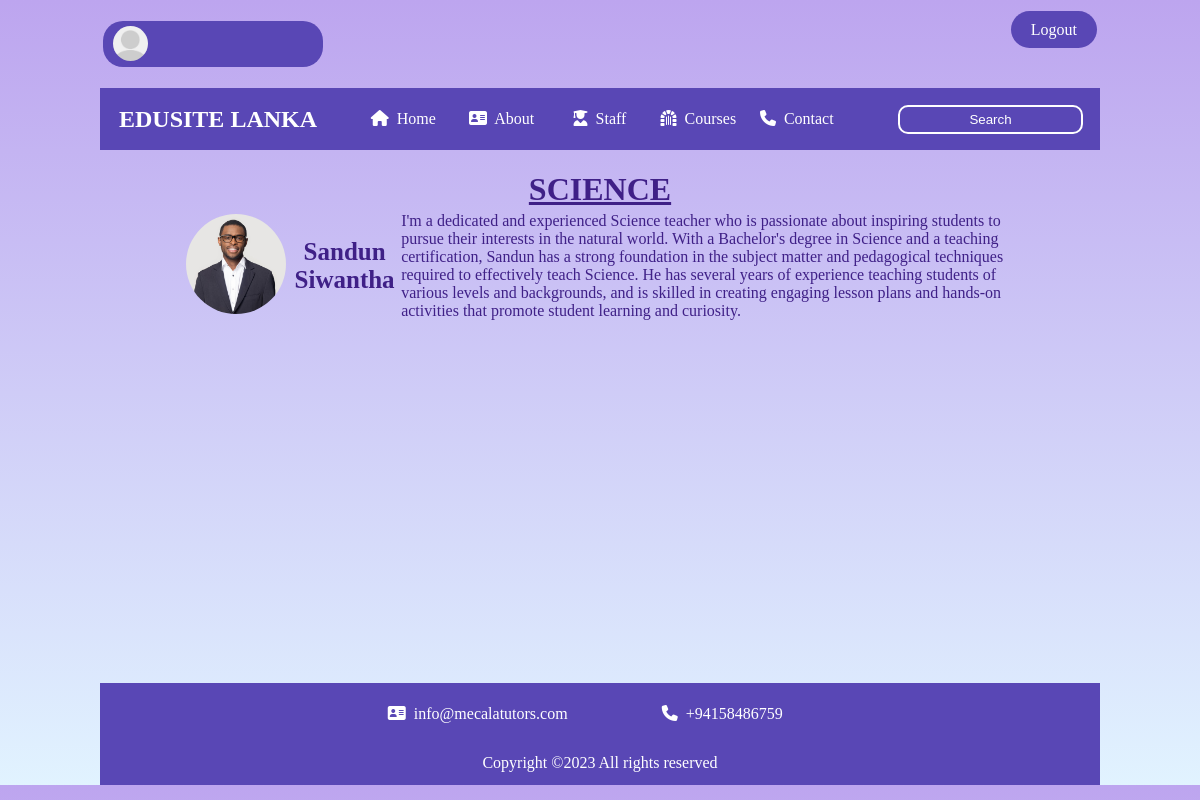
The page /science.php on the database its author committed.
### tables this page shows
CREATE TABLE IF NOT EXISTS `teach_user_form2` (
  `id` int(100) NOT NULL AUTO_INCREMENT,
  `name` varchar(100) NOT NULL,
  `email` varchar(100) NOT NULL,
  `subject` varchar(100) NOT NULL,
  `password` varchar(100) NOT NULL,
  `image` varchar(100) NOT NULL,
  `info` varchar(2000) NOT NULL,
  `ProLink` varchar(100) DEFAULT 'sample.php',
  PRIMARY KEY (`id`)
);

### science.php (the view, shortened to what this page needs)
<?php
    include 'config.php';
?>
<!DOCTYPE html>
<html>
    <link rel="stylesheet" type="text/css" href="https://cdnjs.cloudflare.com/ajax/libs/font-awesome/6.3.0/css/all.min.css">
    <link rel="stylesheet" href="master.css">
    <head>
    </head>
    <body class="sec">
        <br>
        <div class="Header_Section" align="center">
            <div class="header">
                <table align="center" width="100%">
                    <tr>
                        <td align="left" class="propicArea">
                            <div class="propicArea">
                            <?php
                                if($fetch['image'] == ''){
                                    echo '<img src="default-avatar.png" " class="profilePic">';
                                }else{
                                    echo '<img src="uploaded_img/'.$fetch['image'].'" class="profilePic">';
                                }
                            ?>
                            <div class="headName">
                                &nbsp;&nbsp;<?php echo $fetch['name']; ?> <br> &nbsp;&nbsp;<?php echo $fetch['email']; ?>
                            </div>
                            </div>
                        </td>
                       <td id="btnofloginm"><a href="indexcopy.php" class="delete-btn aboutLink">Logout</a></td>
                    </tr>
                </table>
            </div>
            <br>
            <div class="menu">
                <table align="center" width="100%">
                    <tr>
                        <td width="25%"><h2 class="Site">&nbsp;EDUSITE LANKA</h2></td>
                        <td width="10%" class="nav"><a href="index.php" class="nav"><i class="fa fa-home"></i>&nbsp Home</a></td>
                        <td width="10%" class="nav"><a href="index.php#aboutus_section" class="nav"><i class="fa-solid fa-address-card"></i>&nbsp About</a></td>
                        <td width="10%" class="nav"><a href="index.php#teacher_section" class="nav"><i class="fa-solid fa-user-graduate"></i>&nbsp Staff</a></td>
                        <td width="10%" class="nav"><a href="index.php#Course_section" class="nav"><i class="fa-solid fa-dungeon"></i>&nbsp Courses</a></td>
                        <td width="10%" class="nav"><a href="index.php#contact" class="nav"><i class="fa-solid fa-phone"></i>&nbsp Contact</a></td>
                        <td width="25%" class="Search" align="right"><input type="text" name="" class="Search" placeholder="Search">&nbsp;</td>
                    </tr>
                </table>
            </div>
        </div>
        <br>
<div class="container" align="center">
    <table class="imagetable" border="0" align="center" width="70%">
        <tbody>
            <?php
                $query = "SELECT * FROM  `teach_user_form2` WHERE subject='SCIENCE' ";
                $r =mysqli_query($conn,$query);
                while($row=mysqli_fetch_assoc($r)){
            ?>
            <tr><td colspan="3"><h1 class="teacher_name" align="center"><u>SCIENCE</u></h1></td></tr>
            <tr>
                <td  width="10%" height="100" align="center">
                    <a href="profiles_lec/<?php echo $row['ProLink']?>">
                        <img src="uploaded_img/<?php echo $row['image']?>" class="imgdata">
                    </a>
                </td>
                <td width="10%" height="100" align="center" id="tablename"><?php echo $row['name'] ?></td>
                <td width="70%" height="100" align="left" id="tabledescrip"> <?php echo $row['info'] ?></p></td>
            </tr>
            <?php
                }
            ?>
        </tbody>
    </table>
</div>
<br><br><br><br>
<br><br><br><br>
<br><br><br><br>
<br><br><br><br>
<br><br><br><br>
        <div id="contact">
            <div class="contact">
                <div class="footer_section">
                    <div class="teacher">
                        <div class="menu">
                            <table align="center" width="100%">
                                <tr>
                                    <td width="25%"><h2 class="Site">&nbsp;</h2></td>
                                    <td width="25%" class="nav"><i class="fa-solid fa-address-card"></i>&nbsp info@mecalatutors.com</td>
                                    <td width="25%" class="nav"><i class="fa-solid fa-phone"></i>&nbsp +94158486759</td>
                                    <td width="25%" class="Search" align="right">&nbsp;</td>
                                </tr>
                                <tr>
                                    <td colspan="4" align="center"><br>Copyright &copy;2023 All rights reserved</td>
                                </tr>
                            </table>
                        </div>
                    </div>
                </div>
            </div>
        </div>
    </body>
</html>

### master.css (style rules this page uses)
h1,h2,h3,h4,h5,h6,div,p,table,body { padding: 0px; margin: 0px; border: 0px; }
body { font-family: Garamond, serif; color: #3f2087; background-image: url(../images/body-bg.jpg); background-color: #f763c3; background-image: linear-gradient(#bda5ef,#e1f3ff,#bda5ef); }
body.sec { font-family: Garamond, serif; color: #3f2087; background-image: url(../images/body-bg.jpg); background-color: #f763c3; background-image: linear-gradient(#bda5ef,#e1f3ff); }
.Header_Section,.welcome_section, .aboutus_section, .count_section, .teacher_section,.footer_section { margin-left: 100px; margin-right: 100px; }
div.footer_section { background-color: rgba(72,119,217,0.2); }
div.header { font-family: "Georgia", Times,serif; color: #f763c3; }
.profilePic { float: left; width: 35px; height: 35px; border-radius: 35px; object-fit: cover; }
.propicArea { vertical-align: middle; }
div.propicArea { background-color: rgba(89,71,181,255); padding-top: 5px; padding-bottom: 5px; padding-left: 10px; padding-right: 10px; border-radius: 20px; width: 200px; }
.headName { font-family: "Georgia", Times,serif; color: white; text-align: left; }
td.nav { text-align: center; padding-top: 10px; padding-bottom: 10px; }
a.nav { text-decoration: none; color: white; }
.menu { background-color: rgba(89,71,181,255); color: white; padding-top: 10px; padding-bottom: 10px; font-family: "Georgia", Times,serif; padding-left: 10px; padding-right: 10px; }
input.Search { border-radius: 10px; border-color: white; border-style: solid; color: white; background-color: rgba(89,71,181,255); padding-top: 5px; padding-bottom: 5px; text-align: center; }
::placeholder { color: white; opacity: 1; }
a.aboutLink,a.teacher { text-decoration: none; color: white; background-color: rgba(89,71,181,255); padding-top: 10px; padding-bottom: 10px; padding-left: 20px; padding-right: 20px;; text-align: center; border-radius: 20px; }
.imgdata { width: 100px; height:100px; object-fit: cover; border-radius: 100px; }
#tablename { font-weight: bold; font-size: 25px; }
#btnofloginm { text-align: right; display: block; }

### rows shown on the page
teach_user_form2: image (picture), name "Sandun Siwantha", info "I'm a dedicated and experienced Science teacher who is passionate about inspiring students to pursue their interests in the natural world. With a Bachelor's degree in Science and a teaching certification, Sandun has a strong foundation in the subject matter and pedagogical techniques required to effectively teach Science. He has several years of experience teaching students of various levels and backgrounds, and is skilled in creating engaging lesson plans and hands-on activities that promote student learning and curiosity."
